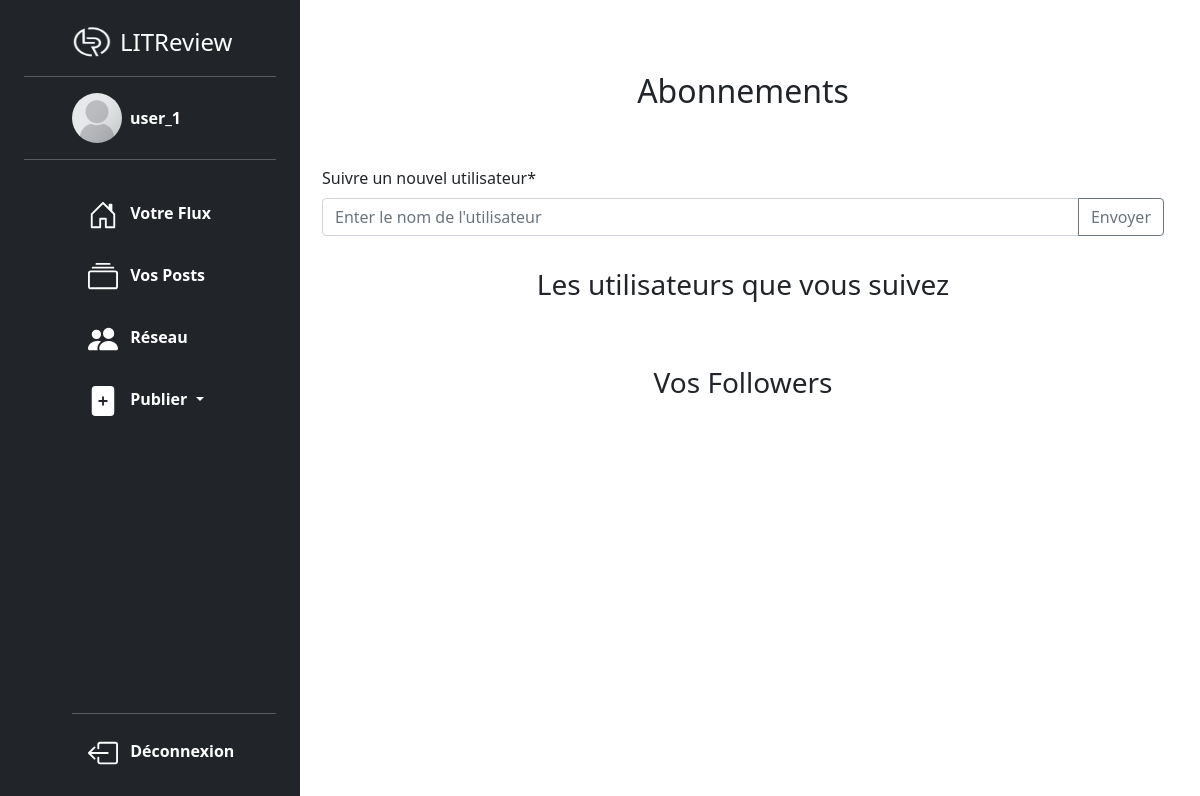
/follower/follower_page/ (signed in), run on an earlier commit of the app's database.
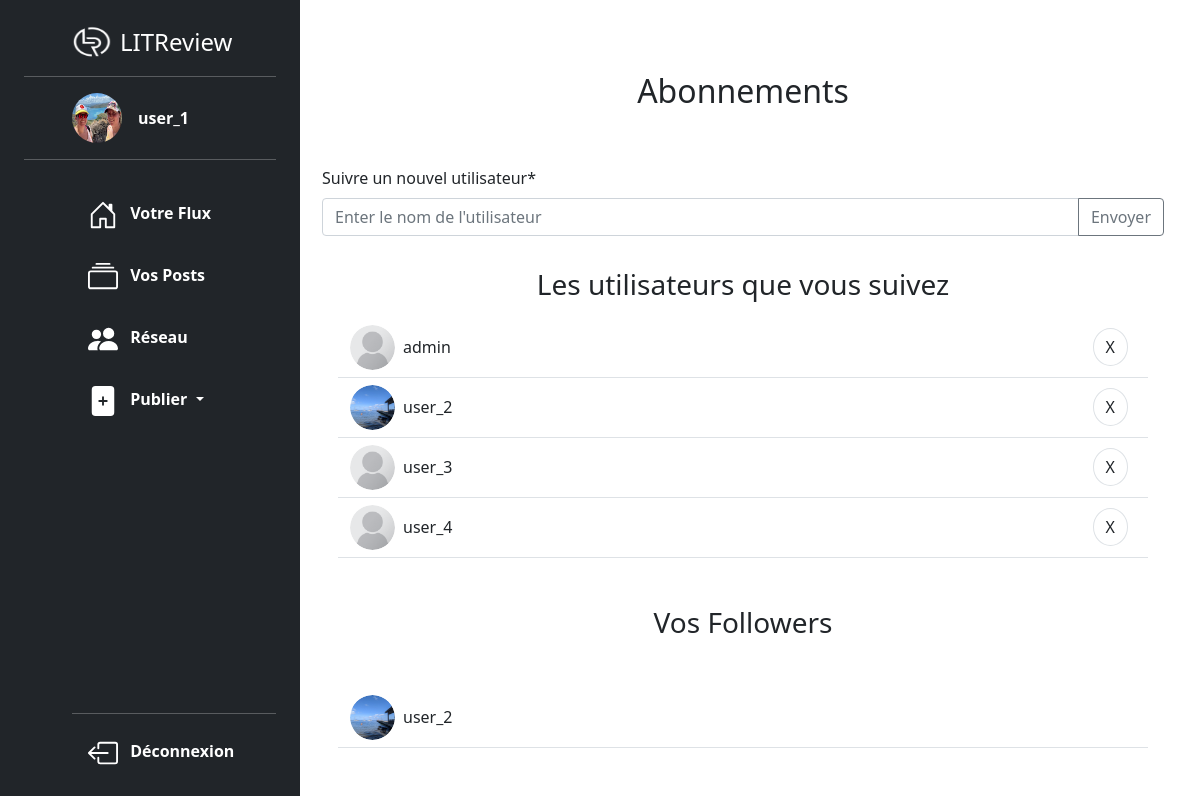
And on a later commit of the database.
### authentication/models.py (models this page shows, shortened)
class User(AbstractUser):
    SUBSCRIBER = "SUBSCRIBER"
    profil_photo = models.ImageField(verbose_name="Photo de profil")
    following = models.ManyToManyField(
        "self",
        through=UserFollows,
        symmetrical=False,
        related_name="followers",
    )
    def user_followed_by_user_and_followers(self):
        self.user_followed_by_user = self.following.all()
        self.followers_of_user = self.followers.all()

### follower/views.py (the view, shortened to what this page needs)
# urls.py: path("follower_page/", views.follower_page, name="follower_page"),
@login_required
def follower_page(request):
    request.user.user_followed_by_user_and_followers()
    form = FollowUsersForm()
    return render(
        request,
        "follower/follower_page.html",
        context={
            "form": form,
            "user_followed_by_user": request.user.user_followed_by_user,
            "followers": request.user.followers_of_user,
        },
    )

### follower/forms.py
class FollowUsersForm(forms.Form):
    user_to_follow = forms.CharField(
        max_length=63,
        label="Suivre un nouvel utilisateur",
        widget=forms.TextInput(
            attrs={
                "class": "form-control",
                "placeholder": "Enter le nom de l'utilisateur",
                "aria-label": "Entrer le nom de l'utilisateur",
            }
        ),
    )
    def __init__(self, *args, **kwargs):
        super().__init__(*args, **kwargs)
        self.helper = FormHelper()
        self.helper.layout = Layout(
            FieldWithButtons(
                "user_to_follow",
                StrictButton("Envoyer", type="submit", css_class="btn btn-outline-secondary"),
                input_size="input-group-sm",
            ),
        )

### follower/templates/follower/follower_page.html (shortened to what this page needs)
{% extends 'base.html' %}
{% load static %}
{% load crispy_forms_tags %}
{% block content %}
    <div class="container">
        <h2 class="text-center">Abonnements</h2>
        <div class="row">
            <div class="col-12 mt-5">
                <form method="post" class="text-start">
                    {%crispy form%}
                </form>
            </div>
        </div>
        <h3 class="my-3 text-center">Les utilisateurs que vous suivez</h3>
        <div class="row m-3">
            {% for user_follow in user_followed_by_user%}
                <div class="d-flex bd-highlight border-bottom align-items-center"  style="height: 60px;">
                    {% include "follower/partials/user_list.html" with user=user_follow%}
                    <div class="my-0 ms-auto p-2 bd-highlight">
                        <a class="btn btn-ligth border rounded-circle" href="{% url 'delete_user_follow' user_follow.id %}" role="button">X</a>
                    </div>
                </div>
            {% endfor %}
        </div>
        <h3 class="my-5 text-center">Vos Followers</h3>
        <div class="row m-3">
            {% for follower in followers%}
                <div class="d-flex bd-highlight border-bottom align-items-center"  style="height: 60px;">
                    {% include "follower/partials/user_list.html" with user=follower%}
                </div>
            {% endfor %}
    </div>
{% endblock content %}

### templates/partials/sidebar.html (shortened to what this page needs)
{% load static %}
{% if user.is_authenticated %}
  <div class="d-flex flex-column flex-shrink-0 p-4 text-white bg-dark vh-100 position-fixed w-25">
    <a href="/" class="d-flex align-items-center mb-3 mb-md-0 me-md-auto  text-white text-decoration-none ps-md-2 ps-xl-5">
      <img src="{% static 'images/logo_litreview.png'%}" class="bi me-2" width="40" height="32">
      <span class="fs-4">LITReview</span>
    </a>
    <div class="profil">
      <a href="{% url 'profile_view'%}" class="d-flex align-items-center text-white text-decoration-none ps-md-0 ps-xl-5" >
        {% if user.profil_photo %}
        <img src="{{ user.profil_photo.url }}" alt="{{user.username}}" width="50" height="50" class="rounded-circle me-3">
        {% else %}
        <img src="{% static 'images/default_profile.png'%}" alt="{{user.username}}" width="50" height="50" class="rounded-circle me-2">
        {% endif %}
        <strong>{{user.username}}</strong>
      </a>
    </div>
    <ul class="nav nav-pills flex-column mb-auto ps-md-0 ps-xl-5 h-100">
      <li class="nav-item pt-3">
        <a href="{% url 'home' %}" class="nav-link text-white" aria-current="page">
          <svg class="bi me-2 " width="30" height="30" fill="white"><use xlink:href="#home"></use></svg>
          <strong>Votre Flux</strong>
        </a>
      </li>
      <li class="nav-item pt-3">
        <a href="{% url 'view_user_posts'%}" class="nav-link text-white">
          <svg class="bi me-2" width="30" height="30" fill="white"><use xlink:href="#collection"></use></svg>
          <strong>Vos Posts</strong>
        </a>
      </li>
      <li class="nav-item pt-3">
        <a href="{% url 'follower_page' %}" class="nav-link text-white">
          <svg class="bi me-2" width="30" height="30" fill="white"><use xlink:href="#people-fill"></use></svg>
          <strong>Réseau</strong>
        </a>
      </li>
      <li class="nav-item pt-3 dropdown">
        <a href="#" class="nav-link text-white dropdown-toggle" id="dropdownUser1" data-bs-toggle="dropdown" aria-expanded="false">
          <svg class="bi me-2" width="30" height="30" fill="white"><use xlink:href="#file-plus-fill"></use></svg>
          <strong>Publier</strong>
        </a>
      </li>
      <li class="mt-auto">
        <hr>
        <a href="{% url 'account_logout' %}" class="nav-link text-white">
          <svg  class="bi bi-box-arrow-left me-2" width="30" height="30" fill="white"><use xlink:href="#box-arrow-left"></use>
          </svg>
          <strong>Déconnexion</strong>
        </a>
      </li>
    </ul>
  </div>
{% endif %}

### follower/templates/follower/partials/user_list.html
{% load static %}
<div class="">
    <div class="d-flex justify-content-center align-items-center rounded-circle p-auto" style="width : 45px; height : 45px; overflow: hidden;">
      {% if user.profil_photo %}
        <img class="img-fluid rounded-circle w-100 h-100" src={{ user.profil_photo.url }} alt="photo de profil personnalisée de l'utilisateur">
        {% else %}
        <img class="img-fluid rounded-circle" src="{% static 'images/default_profile.png'%}" alt="photo de profil par default de l'utilisateur">
        {% endif %}
    </div>
</div>
<div>
    <p class="my-0 p-2 bd-highlight">{{user.username}}</p>
</div>

What changed in the data, as far as the page shows it:
changed User "user_1": profil_photo: picture added
now on this page (row edited): User: username "admin", shown under "Les utilisateurs que vous suivez"
now on this page (row edited): User: profil_photo (picture), username "user_2"
now on this page (row edited): User: username "user_3", shown under "Les utilisateurs que vous suivez"
now on this page (row edited): User: username "user_4", shown under "Les utilisateurs que vous suivez"
